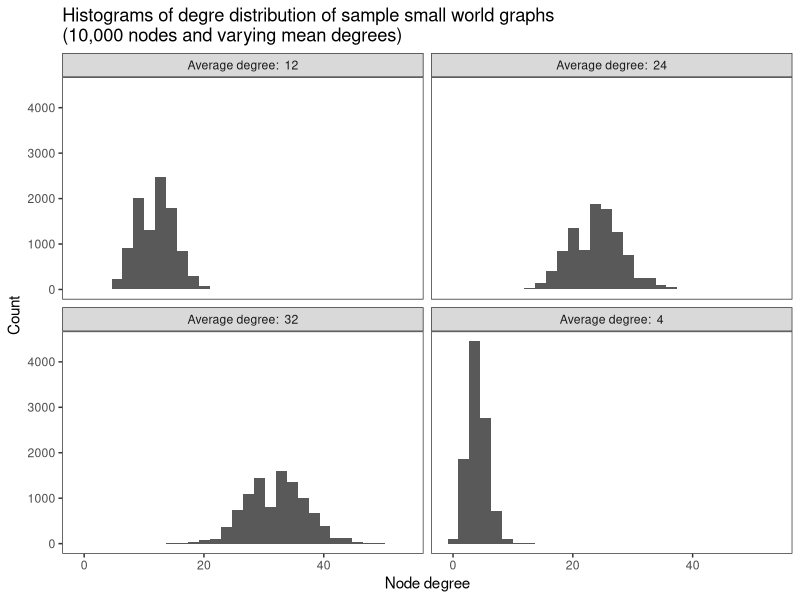

The R source for this figure:
#' ---
#' title: "Influentials, networks and public opinion formation"
#' author: Watts and Dodds 2007
#' output: github_document
#' ---

library(tidyverse)
library(igraph)
library(gridExtra)

options(scipen=999)  # turn-off scientific notation like 1e+48
theme_set(theme_bw())
set.seed(20130810)

dev.new()

#' *Note: This script is my effort to replicate the results from the paper
#' "Influentials, networks and public opinion formation", Watts and Dodds (2007).
#' This is a self-didactic attempt.*
#'
#' In marketing, there is a hugely popular idea that a small group of
#' "influencers" are able to drive large scale diffusion of products/information
#' on a scale beyond what can be achieved by ordinary individuals. In this
#' script, we take a look at this hypothesis and explore the boundary conditions
#' in which this idea is true.
#'
#' Before we begin our exploration, it is instructive to look at the degree
#' distribution of the underlying network on which we simulate the diffusion
#' process. At the outset, note that we focus only on networks that have a
#' balanced distribution around a mean for node degrees in this script. This
#' means that most nodes have the same degree (equal to the mean), and there are
#' a few nodes which have degrees spread about the mean. It is an open question
#' whether such a distribution of degrees is reflective of the real-world and is
#' not a subject of exploration here.

numNodes <- 1e4
degreeDistributions <- bind_rows(data_frame(d = degree(sample_smallworld(dim = 1, 
                                                                         size = numNodes, 
                                                                         nei = 2, 
                                                                         p = 0.5)), 
                                            m = rep(paste("Average degree: ", mean(d)), numNodes)),
                                 data_frame(d = degree(sample_smallworld(dim = 1, 
                                                                         size = numNodes, 
                                                                         nei = 6, 
                                                                         p = 0.5)), 
                                            m = rep(paste("Average degree: ", mean(d)), numNodes)),
                                 data_frame(d = degree(sample_smallworld(dim = 1, 
                                                                         size = numNodes, 
                                                                         nei = 12, 
                                                                         p = 0.5)), 
                                            m = rep(paste("Average degree: ", mean(d)), numNodes)),
                                 data_frame(d = degree(sample_smallworld(dim = 1, 
                                                                         size = numNodes, 
                                                                         nei = 16, 
                                                                         p = 0.5)), 
                                            m = rep(paste("Average degree: ", mean(d)), numNodes)))

ggplot(degreeDistributions) +
  geom_histogram(aes(x = d)) +
  labs(x = "Node degree", y = "Count", 
       title = "Histograms of degre distribution of sample small world graphs \n(10,000 nodes and varying mean degrees)") + 
  facet_wrap(~m, ncol = 2) +
  theme(panel.grid.major = element_blank(), panel.grid.minor = element_blank())


#' We model the impact of seeding to specific individuals by running diffusion
#' simulations in two scenarios. In the first scenario, we seed the simulation
#' by activating a randomly chosen node from the network. In the second
#' scenario, we seed the most connected node (i.e., highest degree) in the
#' network.
#'
#' We make the following assumptions on the decision making behavior of the
#' nodes in a network:
#'
#' - A node in a graph is faced with a binary decision - to engage or to not
#' engage (e.g., with new products or discussions with friends)
#'
#' - They make this decision based on a simple rule: they compute the fraction
#' of their neighbors that have engaged, compare it with their personal
#' threshold, and engage if the fraction of engaged neighbors exceeds the
#' threshold. In other words, the thought process is on the lines, "If at least
#' 18% of my friends bought the new iPhone, I would want to buy it too".
#'
#' - At each update, we compute the vulnerable nodes by comparing the fraction
#' of their engaged neighbors to the threshold, compare this to the threshold
#' and activate the node if the fraction is greater than the threshold.
#'
#' # Model
#'
#' Create a new small world graph at each realization. This represents a
#' distribution of node degrees and is supposed to be reflective of the
#' influence distribution among the nodes in the network. Two kinds of seeding
#' is conducted - seeding the most influential person in the network (e.g., one
#' with maximum degree) and a randomly chosen person in the network. The network
#' then updates till no new node activations are possible at this configuration
#' of the network and the threshold. The simulation is executed a large number
#' of times and the cumulative number of activations is counted for each case.

#' *Hyper Parameters of the model*
#'
#' 1. Number of nodes in the Barabasi-Albert graph (n)
#'
#' 2. Average degree (z)
#'
#' 3. Threshold (distribution or a specific value)
#'
#' 4. Number of realizations
#'
#' *Output* A matrix of number of activations in random and influential seeding
#' and time steps to stability for each case at the end of each realization of
#' the simulation

diffusionSimulation <- function(n, z, threshold, numRealizations) {
  output <- matrix(nrow = numRealizations, ncol = 4)
  colnames(output) <- c("RandomActivations", "RandomTimesteps", "InfluentialActivations", "InfluentialTimesteps")
  k <-  floor(z/2)
  
  for (r in 1:numRealizations) {
    g <-  sample_smallworld(dim = 1, size = numNodes, nei = k, p = 0.5)
    A <- get.adjacency(g)
    degrees <- degree(g)
    thresholdNum <- threshold * degrees
    
    # Random Seeding begins here
    nodeStatus <- rep(0, n)
    seed <- sample(V(g), size = 1)
    nodeStatus[seed] <- 1
    
    t <- 1
    oldNodeStatus <- nodeStatus
    numEngagedNeighbors <- as.vector(A%*%nodeStatus)
    vulnerableNodes <- numEngagedNeighbors > thresholdNum
    nodeStatus[vulnerableNodes] <- 1
    
    while (max(nodeStatus != oldNodeStatus) > 0) {
      oldNodeStatus <- nodeStatus
      numEngagedNeighbors <- as.vector(A%*%nodeStatus)
      vulnerableNodes <- numEngagedNeighbors > thresholdNum
      nodeStatus[vulnerableNodes] <- 1
      t <- t + 1
    } 
    
    randomActivations <- sum(nodeStatus)
    randomTimesteps <- t
    
    # Seeding the most connected member begins here
    nodeStatus <- rep(0, n)
    seed <- which(degree(g) == max(centralization.degree(g)$res)) # Who has the maximum degree?
    nodeStatus[seed] <- 1
    
    t <- 1
    oldNodeStatus <- nodeStatus
    numEngagedNeighbors <- as.vector(A%*%nodeStatus)
    vulnerableNodes <- numEngagedNeighbors > thresholdNum
    nodeStatus[vulnerableNodes] <- 1
    
    while (max(nodeStatus != oldNodeStatus) > 0) {
      oldNodeStatus <- nodeStatus
      numEngagedNeighbors <- as.vector(A%*%nodeStatus)
      vulnerableNodes <- numEngagedNeighbors > thresholdNum
      nodeStatus[vulnerableNodes] <- 1
      t <- t + 1
    } 
    
    
    influentialActivations <- sum(nodeStatus)
    influentialTimesteps <- t
    
    output[r, ] <- c(randomActivations, randomTimesteps, influentialActivations, influentialTimesteps)
  }
  
  return (output)
}

#' Minimal working examples and analysis
#'
#' We illustrate our script by running it for a set of average degrees and
#' thresholds. We assume that all the nodes in the network have the same
#' fractional threshold for simplicity. We run the simulation at four points
#' that mimic a factorial design. We vary (z, threshold) as (4, 0.01), (4, 0.2),
#' (32, 0.01), (32, 0.4).
#' 

numNodes <- 1e4
system.time(data1 <- diffusionSimulation(n = numNodes, z = 4, rep(0.01, numNodes), numRealizations = 100))
system.time(data2 <- diffusionSimulation(n = numNodes, z = 4, rep(0.2, numNodes), numRealizations = 100))
system.time(data3 <- diffusionSimulation(n = numNodes, z = 32, rep(0.01, numNodes), numRealizations = 100))
system.time(data4 <- diffusionSimulation(n = numNodes, z = 32, rep(0.2, numNodes), numRealizations = 100))

results <- bind_rows(as.data.frame(data1), 
                     as.data.frame(data2),
                     as.data.frame(data3),
                     as.data.frame(data4))

glimpse(results)
resultSummary <- results %>% mutate(ElevationInActivations = InfluentialActivations/RandomActivations,
                                    RandGlobalCascade = map_lgl(results$RandomActivations, function(x) {return(x>1000)}),
                                    InfluentialGlobalCascade = map_lgl(results$InfluentialActivations, function(x) {return(x>1000)})) %>% 
                             summarize(MeanElevation = mean(ElevationInActivations),
                                       MedianElevation = median(ElevationInActivations),
                                       NumRandGlobalCascades = sum(RandGlobalCascade),
                                       NumInfluentialGlobalCascades = sum(InfluentialGlobalCascade))
print(resultSummary)

#' *Final Analysis*
#'
#' If we look at the mean elevation across all the simulation runs on the sample
#' space, it looks like influentials provide a big jump in elevation compared to
#' average individuals. This is a big `+1` for the influential hypothesis. A
#' direct implication of this finding is that most marketing dollars should be
#' directed towards identifying and 'influencing' the influencers.
#'
#' No wonder 'influencer marketing' was the buzz word for several years!
#'
#' This is not the full picture though. Averages are severely misleading. A key
#' idea of the Tipping Point is that these 'special' individuals are able to
#' drive large swathes of ordinary individuals into adopting the idea because of
#' their endorsement. Such large scale sequence of adoptions following a single
#' adoption are called cascades. To be really effective, influentials should be
#' able to drive cascades that are large not only on average, but also in scale.
#' They have to be really, really, really big. The kind of big that poor
#' ordinary individuals cannot generate, ever.
#'
#' These kind of super large cascades are called global cascades.
#'
#' A reasonable definition of a global cascade is one that occupies at least 10%
#' of the network (this is based on prior literaure, but of course it is up to
#' you to pick a cut-off).
#'
#' For the 10,000 node network we consider in this notebook, global cascades are
#' those that reach 1000 nodes.
#'
#' On this metric, we see that influentials drive roughly 25% more global
#' cascades compared to randomly chosen individuals.
#'
#' Is this result worth the effort?